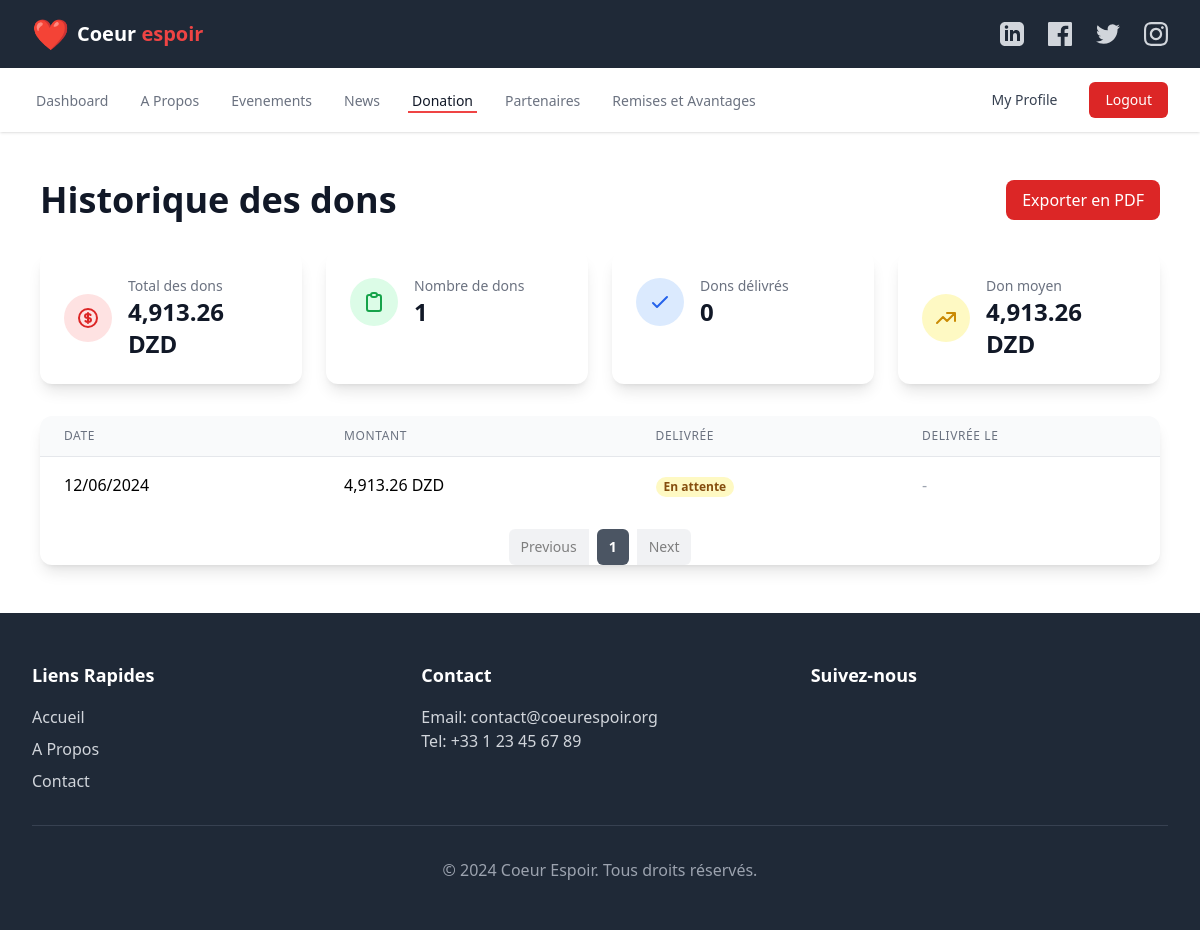
The page /Project_TDW/donation/history (signed in) on the database as committed earlier.
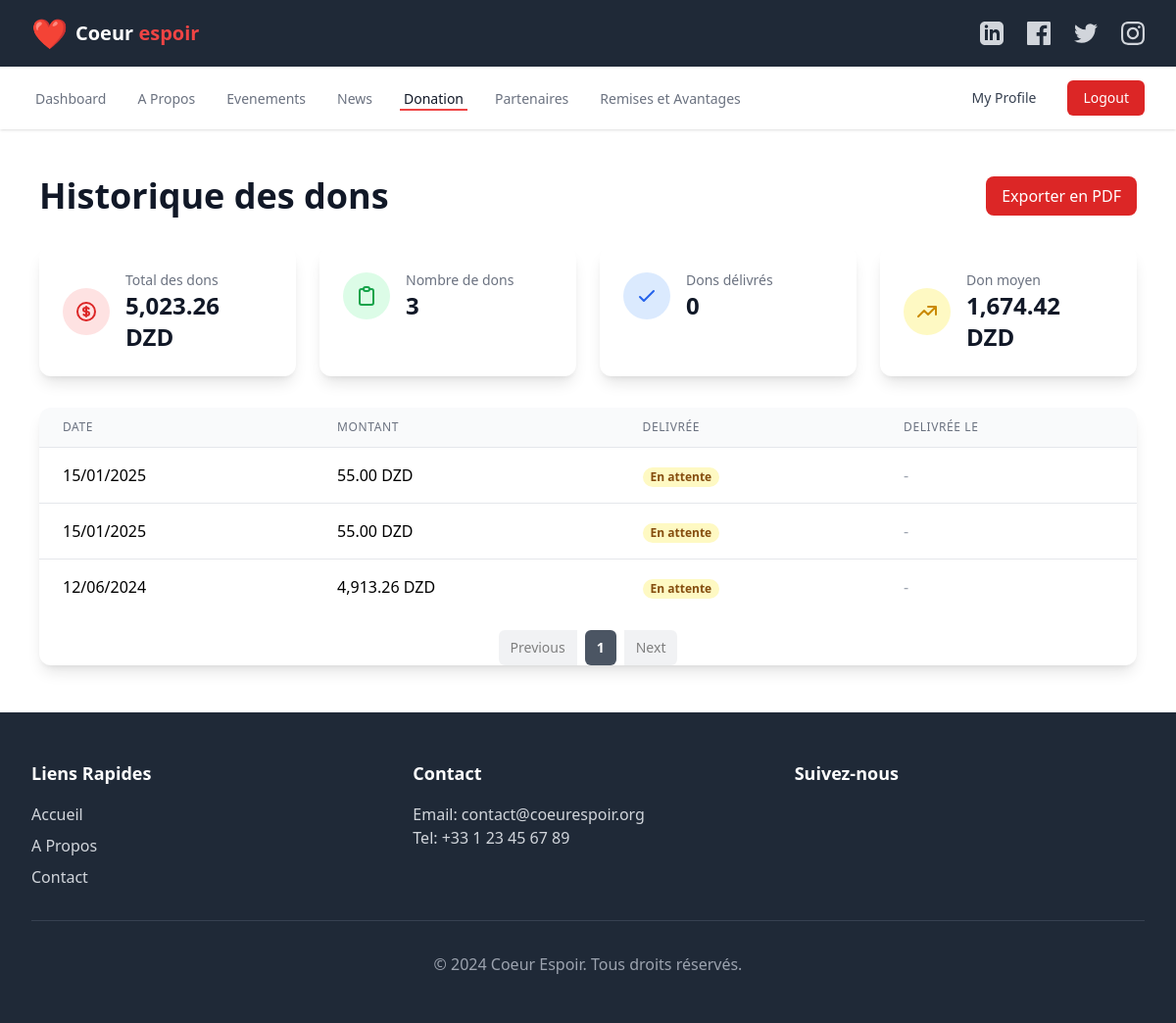
The same page on the database as committed later.
### tables this page shows
CREATE TABLE `members` (
  `member_id` int(11) NOT NULL,
  `user_id` int(11) DEFAULT NULL,
  `first_name` varchar(100) NOT NULL,
  `last_name` varchar(100) NOT NULL,
  `address` varchar(255) DEFAULT NULL,
  `city` varchar(100) DEFAULT NULL,
  `membership_type_id` int(11) DEFAULT NULL,
  `registration_date` date DEFAULT NULL,
  `expiration_date` date DEFAULT NULL,
  `photo` varchar(255) DEFAULT NULL,
  `id_document` varchar(255) DEFAULT NULL,
  `recu_paiement` varchar(255) DEFAULT NULL,
  `date_of_birth` date DEFAULT NULL,
  `is_validated` tinyint(1) NOT NULL,
  `is_blocked` tinyint(1) NOT NULL,
  `telephone` varchar(15) DEFAULT NULL
);

CREATE TABLE `donations` (
  `donation_id` int(11) NOT NULL,
  `member_id` int(11) DEFAULT NULL,
  `amount` decimal(10,2) NOT NULL,
  `donation_date` date DEFAULT NULL,
  `recu_paiement` varchar(255) DEFAULT NULL,
  `is_delivered` tinyint(1) DEFAULT 0,
  `delivery_date` date DEFAULT NULL
);

### Controllers/DonationController.php (called while the page is built, shortened)
<?php
require_once "Models/DonationModel.php";
require_once "Views/members/DonationHistoryView.php";
class DonationController
{
    private $model;
    public function __construct()
    {
        $this->model = new DonationModel();
    }
    public function displayDonationHistory()
    {
        $view = new \members\DonationHistoryView();
        $view->display();
    }
    public function getMemberId($user_id) {
        return $this->model->getMemberId($user_id);
    }
    public function getUserDonations(mixed $user_id)
    {
        $member_id=$this->getMemberId($user_id);
        return $this->model->getUserDonations($member_id);
    }
    public function getDonationStats(mixed $user_id)
    {
        $member_id=$this->getMemberId($user_id);
        return $this->model->getDonationStats($member_id);
    }
}

### core/Router.php (called while the page is built, shortened)
<?php
class Router {
    protected array $routes = [];
    public Request $request;
    public function __construct(Request $request) {
        $this->request = $request;
    }
    public function get($path, $callback) {
        $pattern = $this->createRoutePattern($path);
        $this->routes['get'][$pattern] = $callback;
    }
    public function post($path, $callback) {
        $pattern = $this->createRoutePattern($path);
        $this->routes['post'][$pattern] = $callback;
    }
    private function createRoutePattern($path) {
        return preg_replace('/\{([a-zA-Z_][a-zA-Z0-9_]*)\}/', '(?P<$1>[^/]+)', $path);
    }
    private function matchRoute($path, $routes) {
        foreach ($routes as $pattern => $callback) {
            $fullPattern = "#^" . str_replace('/', '\/', $pattern) . "$#";
            if (preg_match($fullPattern, $path, $matches)) {
                $params = array_filter($matches, function($key) {
                    return !is_numeric($key);
                }, ARRAY_FILTER_USE_KEY);
                return ['callback' => $callback, 'params' => $params];
            }
        }
        return false;
    }
    public function resolve() {
        $path = $this->request->getPath();
        $method = strtolower($this->request->getMethod());
        $routes = $this->routes[$method] ?? [];
        $match = $this->matchRoute($path, $routes);
        $callback = $match['callback'];
        $params = $match['params'];
        if (is_array($callback)) {
            $controller = new $callback[0]();
            $method = $callback[1];
            $reflectionMethod = new ReflectionMethod($controller, $method);
            $namedParams = array_map(function ($param) use ($params) {
                return $params[$param->getName()] ?? null;
            }, $reflectionMethod->getParameters());
            return call_user_func_array([$controller, $method], $namedParams);
        }
        $reflectionFunction = new ReflectionFunction($callback);
        $namedParams = array_map(function ($param) use ($params) {
            return $params[$param->getName()] ?? null;
        }, $reflectionFunction->getParameters());
        return call_user_func_array($callback, $namedParams);
    }
}

### core/Application.php (called while the page is built, shortened)
<?php
require_once "core/Router.php";
class Application {
    public Router $router;
    public function __construct() {
        $this->request = new Request();
        $this->router = new Router($this->request);
    }
    public function run() {
        $this->router->resolve();
    }
}

### index.php (called while the page is built, shortened)
<?php
require_once "./controllers/AdvantagesDiscountsController.php";
require_once "./controllers/DonationController.php";
require_once __DIR__ . "/core/Application.php";
$app = new Application();
$app->router->get("/404_Error", function() {
    echo "404 Error";
});
$app->router->get('/',[\Controllers\HomeController::class ,'display'] );
$app->router->get('/home',[\Controllers\HomeController::class ,'display'] );
$app->router->get('/login',[\Controllers\AuthController::class ,'display_Login'] );
$app->router->get('/register',[\Controllers\AuthController::class ,'display_Register'] );
$app->router->get('/catalogue',[\Controllers\CatalogueController::class ,'display'] );
$app->router->get('/catalogue/{partnerId}',[\Controllers\PartnerController::class ,'display'] );
$app->router->get('/Dashboard',[\Controllers\UserDashboardController::class ,'display'] );
$app->router->get('dashboard/qrcode/{user_id}', 'UserDashboardController@getQrCode');
$app->router->get('/profile', [ProfileController::class, "display"]);
$app->router->get('/discounts_and_advantages', [\Controllers\AdvantagesDiscountsController::class, 'display']);
$app->router->get('/donation', [\Controllers\DonationController::class, 'displayDonationForm']);
$app->router->get("/donation/history",[\Controllers\DonationController::class, 'displayDonationHistory']);
$app->router->get("/events/{event_id}",[\Controllers\EventController::class, 'displayEventDetails']);
$app->router->get("/events",[\Controllers\EventController::class, 'displayEvents']);
$app->router->post('/login',[\Controllers\AuthController::class ,'login'] );
$app->router->post('/register',[\Controllers\AuthController::class ,'register'] );
$app->router->post('/logout',[\Controllers\AuthController::class ,'logout'] );
$app->router->post('/profile/update',[\Controllers\ProfileController::class ,'update_member'] );
$app->router->post('/donation/submit', [\Controllers\DonationController::class, 'handleDonation']);
$app->router->post('/events/{eventId}/register', [\Controllers\EventController::class, 'handleVolunteerRegistration']);
$app->router->post("/catalogue/{partner_id}/favorite",[\Controllers\PartnerController::class ,'handleFavorite']);
$app->router->get("/admin/partners",[\Controllers\AdminPartnerController::class,"displayPartners"]);
$app->run();

### Models/DonationModel.php (called while the page is built, shortened)
<?php
require_once "core/Database.php";
class DonationModel
{
    private $db;
    public function __construct()
    {
        $this->db = new \Database();
    }
    public function getUserDonations($member_id)
    {
        $this->db->connect();
        $query = "SELECT * FROM donations WHERE member_id = :member_id ORDER BY donation_date DESC";
        $donations = $this->db->query($query, [':member_id' => $member_id]);
        $this->db->disconnect();
        return $donations;
    }
    public function getDonationStats($member_id)
    {
        $this->db->connect();
        $query = "SELECT
                COUNT(*) as total_donations,
                SUM(amount) as total_amount,
                COUNT(CASE WHEN is_delivered = 1 THEN 1 END) as delivered_donations,
                MAX(amount) as highest_donation,
                MIN(amount) as lowest_donation,
                AVG(amount) as average_donation,
                COUNT(CASE WHEN MONTH(donation_date) = MONTH(CURRENT_DATE) THEN 1 END) as donations_this_month
             FROM donations
             WHERE member_id = :member_id";
        $stats = $this->db->query($query, [':member_id' => $member_id]);
        $this->db->disconnect();
        return $stats[0];
    }
    public function getMemberId($userID)
    {
        $this->db->connect();
        $query = "SELECT member_id FROM members WHERE user_id = :user_id";
        $memberId = $this->db->query($query, [':user_id' => $userID]);
        $this->db->disconnect();
        return $memberId[0]['member_id'] ?? null;
    }
}

### core/Database.php (called while the page is built, shortened)
<?php
class Database
{
    private $connection = null;
private $host = '127.0.0.1';
private $dbname = 'project';
private $username = 'root';
private $password = '';
    public function connect()
    {
        try {
            $this->connection = new PDO("mysql:host=$this->host;dbname=$this->dbname", $this->username, $this->password);
            $this->connection->setAttribute(PDO::ATTR_ERRMODE, PDO::ERRMODE_EXCEPTION);
        } catch (PDOException $e) {
            echo "Connection failed: " . $e->getMessage();
        }
        return $this->connection;
    }
    public function disconnect()
    {
        $this->connection = null;
    }
    public function query($query, $params = [])
    {
        $stmt = $this->connection->prepare($query);
        $stmt->execute($params);
        return $stmt->fetchAll(\PDO::FETCH_ASSOC);
    }
}

### Views/members/DonationHistoryView.php (the view, shortened to what the rows shown need)
<?php
class DonationHistoryView
{
    private $controller;
    function __construct()
    {
        if ($this->controller == null) {
            $this->controller = new \Controllers\DonationController();
        }
    }
    public function display()
    {
        $user_id = $_SESSION['user_id'];
        $donations = $this->controller->getUserDonations($user_id);
        $stats = $this->controller->getDonationStats($user_id);
        require_once "./views/includes/header.php";
        ?>
        <div class="max-w-6xl mx-auto px-4 py-12">
            <div class="flex justify-between items-center mb-8">
                <h1 class="text-4xl font-bold text-gray-900">Historique des dons</h1>
            </div>
            <div class="grid grid-cols-1 md:grid-cols-2 lg:grid-cols-4 gap-6 mb-8">
                <div class="bg-white rounded-xl shadow-lg p-6">
                    <div class="flex items-center">
                        <div class="ml-4">
                            <p class="text-sm font-medium text-gray-500">Nombre de dons</p>
                            <p class="text-2xl font-semibold text-gray-900"><?= $stats['total_donations'] ?></p>
                        </div>
                    </div>
                </div>
            </div>
            <div class="bg-white rounded-xl shadow-lg overflow-hidden">
                <table class="min-w-full divide-y divide-gray-200">
                    <thead class="bg-gray-50">
                    <tr>
                        <th class="px-6 py-3 text-left text-xs font-medium text-gray-500 uppercase tracking-wider">
                            Date
                        </th>
                        <th class="px-6 py-3 text-left text-xs font-medium text-gray-500 uppercase tracking-wider">
                            Montant
                        </th>
                        <th class="px-6 py-3 text-left text-xs font-medium text-gray-500 uppercase tracking-wider">
                            Delivrée
                        </th>
                        <th class="px-6 py-3 text-left text-xs font-medium text-gray-500 uppercase tracking-wider">
                            Delivrée le
                        </th>
                    </tr>
                    </thead>
                    <tbody class="bg-white divide-y divide-gray-200">
                    <?php foreach ($donations as $donation): ?>
                        <tr>
                            <td class="px-6 py-4 whitespace-nowrap">
                                <?= date('d/m/Y', strtotime($donation['donation_date'])) ?>
                            </td>
                            <td class="px-6 py-4 whitespace-nowrap">
                                <?= number_format($donation['amount'], 2) ?> DZD
                            </td>
                            <td class="px-6 py-4 whitespace-nowrap">
                                <?php if ($donation['is_delivered']): ?>
                                    <span class="px-2 inline-flex text-xs leading-5 font-semibold rounded-full bg-green-100 text-green-800">
                                        Oui
                                    </span>
                                <?php else: ?>
                                    <span class="px-2 inline-flex text-xs leading-5 font-semibold rounded-full bg-yellow-100 text-yellow-800">
                                        En attente
                                    </span>
                                <?php endif; ?>
                            </td>
                            <td class="px-6 py-4 whitespace-nowrap">
                                <?php if ($donation['delivery_date']): ?>
                                    <?= date('d/m/Y', strtotime($donation['delivery_date'])) ?>
                                <?php else: ?>
                                    <span class="text-gray-400">-</span>
                                <?php endif; ?>
                            </td>
                        </tr>
                    <?php endforeach; ?>
                    </tbody>
                </table>
            </div>
        </div>
        <?php
        require_once "./views/includes/footer.php";
    }
}

Rows that differ between the two databases and show on the page:
no longer on this page (row edited): members: member_id "1"
added donations: donation_date "15/01/2025", amount "55.00", is_delivered "En attente"
added donations: donation_date "15/01/2025", amount "55.00", is_delivered "En attente"
Other text that changed with them:
$stats['total_amount']: "4,913.26" → "5,023.26"
$stats['total_donations']: (not shown) → "3"
$stats['total_amount'] / ($stats['total_donations'] ?: 1): "4,913.26" → "1,674.42"
